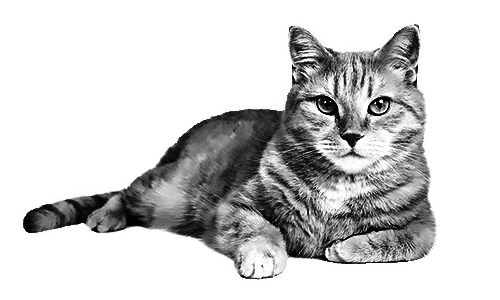
%> input picture facephase/P002/equalized/SHINEd_a11.tif, 500 x 300 px; its folder holds only this picture in this run
$ octave add_pink_noise.m   (GNU Octave 9; MATLAB toolbox functions it lacks are replaced by stand-ins)
%> lines starting %> are read from the running program, lines starting %| are printed output that depends on the picture
### facephase/P002/spatialPattern.m
function x = spatialPattern(DIM,BETA),
% function x = spatialPattern(DIM, BETA),
%
% This function generates 1/f spatial noise, with a normal error
% distribution (the grid must be at least 10x10 for the errors to be normal).
% 1/f noise is scale invariant, there is no spatial scale for which the
% variance plateaus out, so the process is non-stationary.
%
%     DIM is a two component vector that sets the size of the spatial pattern
%           (DIM=[10,5] is a 10x5 spatial grid)
%     BETA defines the spectral distribution.
%          Spectral density S(f) = N f^BETA
%          (f is the frequency, N is normalisation coeff).
%               BETA = 0 is random white noise.
%               BETA  -1 is pink noise
%               BETA = -2 is Brownian noise
%          The fractal dimension is related to BETA by, D = (6+BETA)/2
%
% Note that the spatial pattern is periodic.  If this is not wanted the
% grid size should be doubled and only the first quadrant used.
%
% Time series can be generated by setting one component of DIM to 1

% The method is briefly descirbed in Lennon, J.L. "Red-shifts and red
% herrings in geographical ecology", Ecography, Vol. 23, p101-113 (2000)
%
% Many natural systems look very similar to 1/f processes, so generating
% 1/f noise is a useful null model for natural systems.
%
% The errors are normally distributed because of the central
% limit theorem.  The phases of each frequency component are randomly
% assigned with a uniform distribution from 0 to 2*pi. By summing up the
% frequency components the error distribution approaches a normal
% distribution.

% Written by Jon Yearsley  1 May 2004
%     j.yearsley@macaulay.ac.uk
%
% S_f corrected to be S_f = (u.^2 + v.^2).^(BETA/2);  2/10/05


% Generate the grid of frequencies. u is the set of frequencies along the
% first dimension
% First quadrant are positive frequencies.  Zero frequency is at u(1,1).
u = [(0:floor(DIM(1)/2)) -(ceil(DIM(1)/2)-1:-1:1)]'/DIM(1);
% Reproduce these frequencies along ever row
u = repmat(u,1,DIM(2));

% v is the set of frequencies along the second dimension.  For a square
% region it will be the transpose of u
v = [(0:floor(DIM(2)/2)) -(ceil(DIM(2)/2)-1:-1:1)]/DIM(2);
% Reproduce these frequencies along ever column
v = repmat(v,DIM(1),1);

% Generate the power spectrum
S_f = (u.^2 + v.^2).^(BETA/2);

% Set any infinities to zero
S_f(S_f==inf) = 0;
% Generate a grid of random phase shifts
phi = rand(DIM);

% Inverse Fourier transform to obtain the the spatial pattern
x = ifft2(S_f.^0.5 .* (cos(2*pi*phi)+i*sin(2*pi*phi)));

% Pick just the real component
x = real(x);

### facephase/P002/add_pink_noise.m
images = dir('equalized\*.tif');
N = length(images);

beta = -2;

for i = 1 : N
    filename = images(i).name;
    img = imread(['equalized\' filename]);
%> img is the input picture: size 300x500 uint8; min 0, max 255, mean 207.4

    [row, col] = size(img);
%> row = 300; col = 500
    noise = spatialPattern([row col], beta);
    %histogram(noise(:), 'normalization', 'probability');
    bg = uint8((noise - min(noise(:))) / (max(noise(:)) - min(noise(:))) * 255);
    bg(img~=255) = img(img~=255);
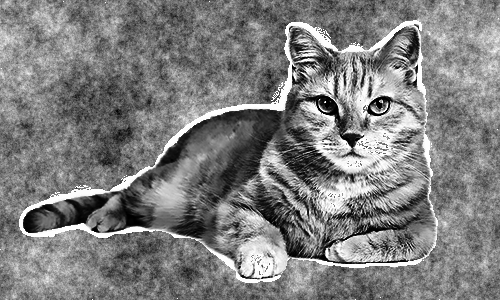
%> bg: size 300x500 uint8; min 0, max 255, mean 126.5

    noise = spatialPattern([1440 2560], beta);
    big_bg = uint8((noise - min(noise(:))) / (max(noise(:)) - min(noise(:))) * 255);

    for r = 1 : row
        for c = 1 : col
            if img(r, c) ~= 255
                big_bg(540 + r, 980 + c) = img(r, c);
            end
        end
    end
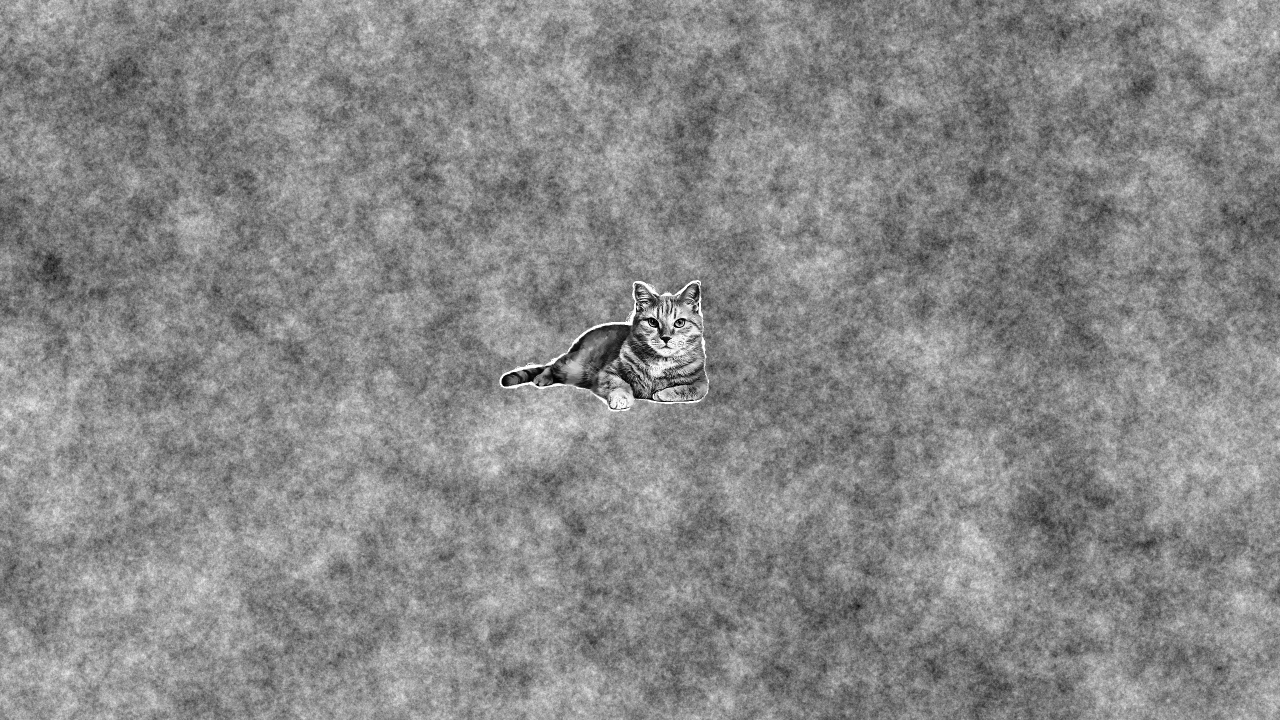
%> big_bg: size 1440x2560 uint8 (shown at 1/2 size); min 0, max 255, mean 135.9

    imwrite(bg, ['pink' num2str(-beta) '\' filename]);
    imwrite(big_bg, ['pink' num2str(-beta) '_fullscreen\' filename]);
end

$ run again, on facephase/P002/equalized/SHINEd_u4.tif
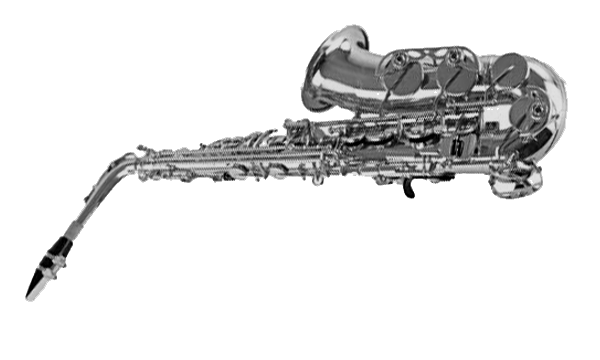
%> input picture facephase/P002/equalized/SHINEd_u4.tif, 600 x 360 px
%> img is the input picture: size 360x600 uint8; min 0, max 255, mean 227.7
%> `bg(img~=255) = img(img~=255);`:
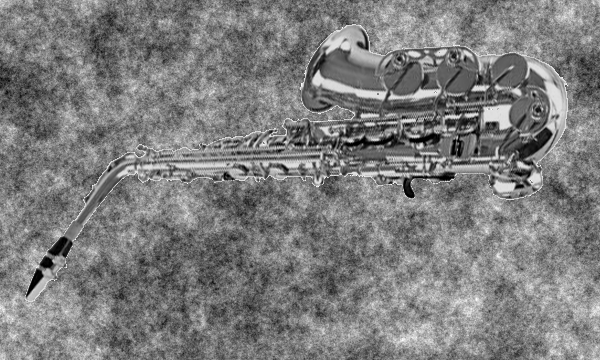
%> bg: size 360x600 uint8; min 0, max 255, mean 125.3
%> after the loop `for r = 1 : row`:
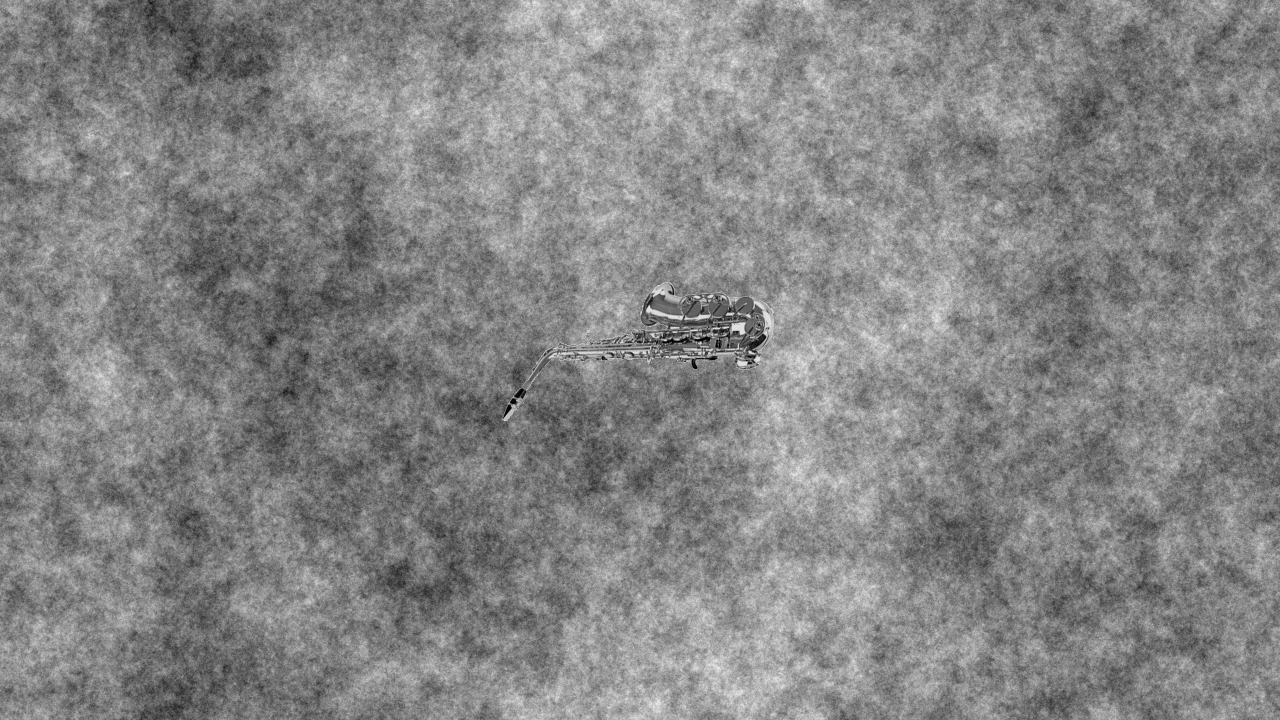
%> big_bg: size 1440x2560 uint8 (shown at 1/2 size); min 0, max 255, mean 132.3

$ run again, on facephase/P002/equalized/SHINEd_m7.tif
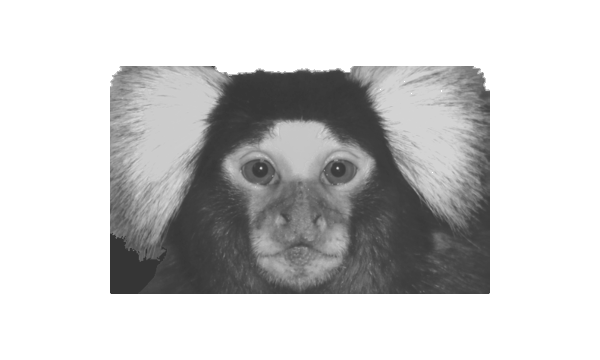
%> input picture facephase/P002/equalized/SHINEd_m7.tif, 600 x 360 px
%> img is the input picture: size 360x600 uint8; min 53, max 255, mean 201.4
%> `bg(img~=255) = img(img~=255);`:
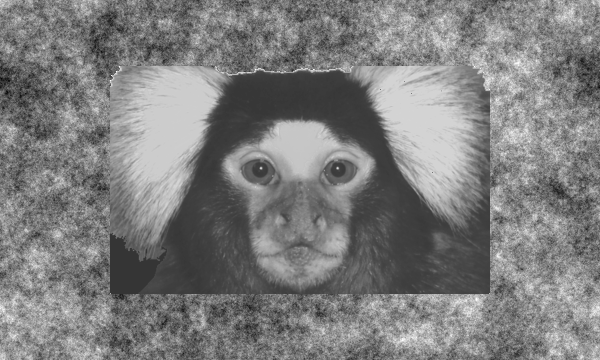
%> bg: size 360x600 uint8; min 6, max 255, mean 126
%> after the loop `for r = 1 : row`:
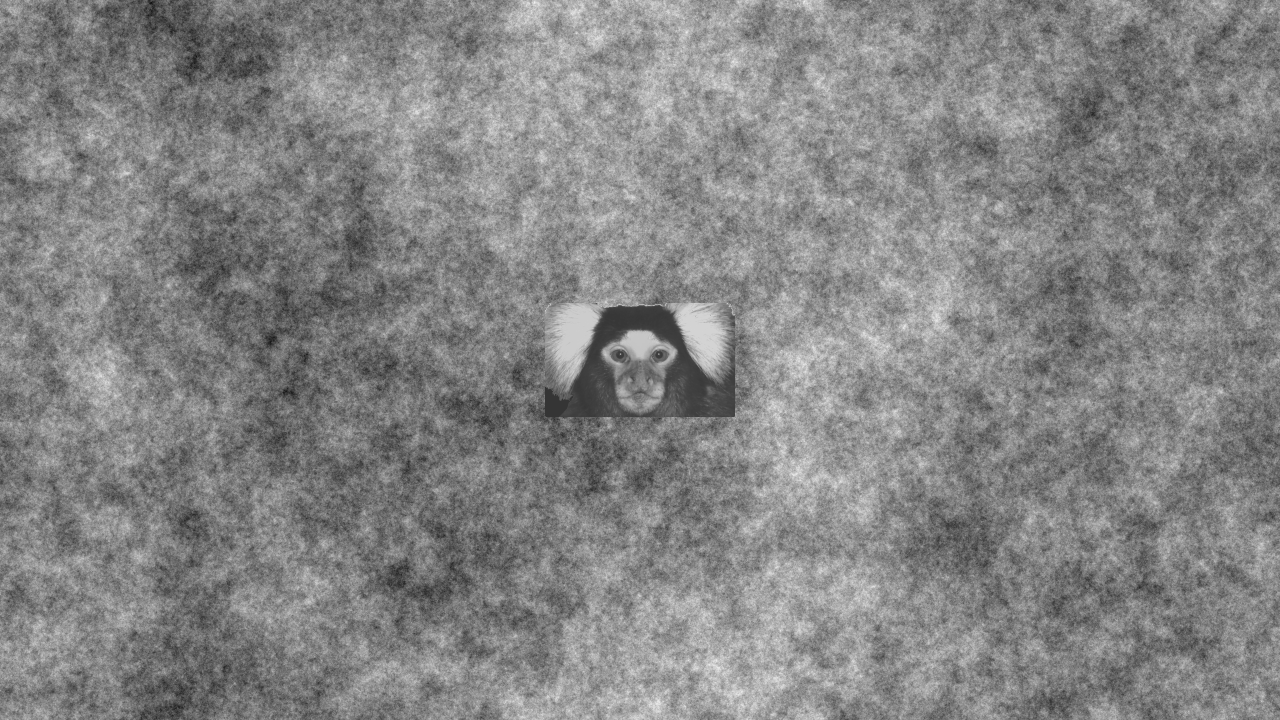
%> big_bg: size 1440x2560 uint8 (shown at 1/2 size); min 0, max 255, mean 132.3

$ run again, on facephase/P002/equalized/SHINEd_o13.tif
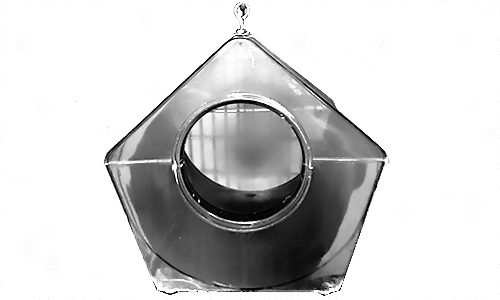
%> input picture facephase/P002/equalized/SHINEd_o13.tif, 500 x 300 px
%> img is the input picture: size 300x500 uint8; min 0, max 255, mean 208.7
%> `bg(img~=255) = img(img~=255);`:
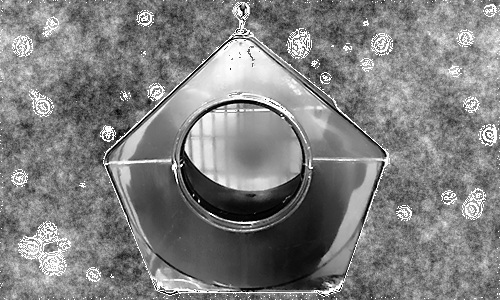
%> bg: size 300x500 uint8; min 0, max 255, mean 127.6
%> after the loop `for r = 1 : row`:
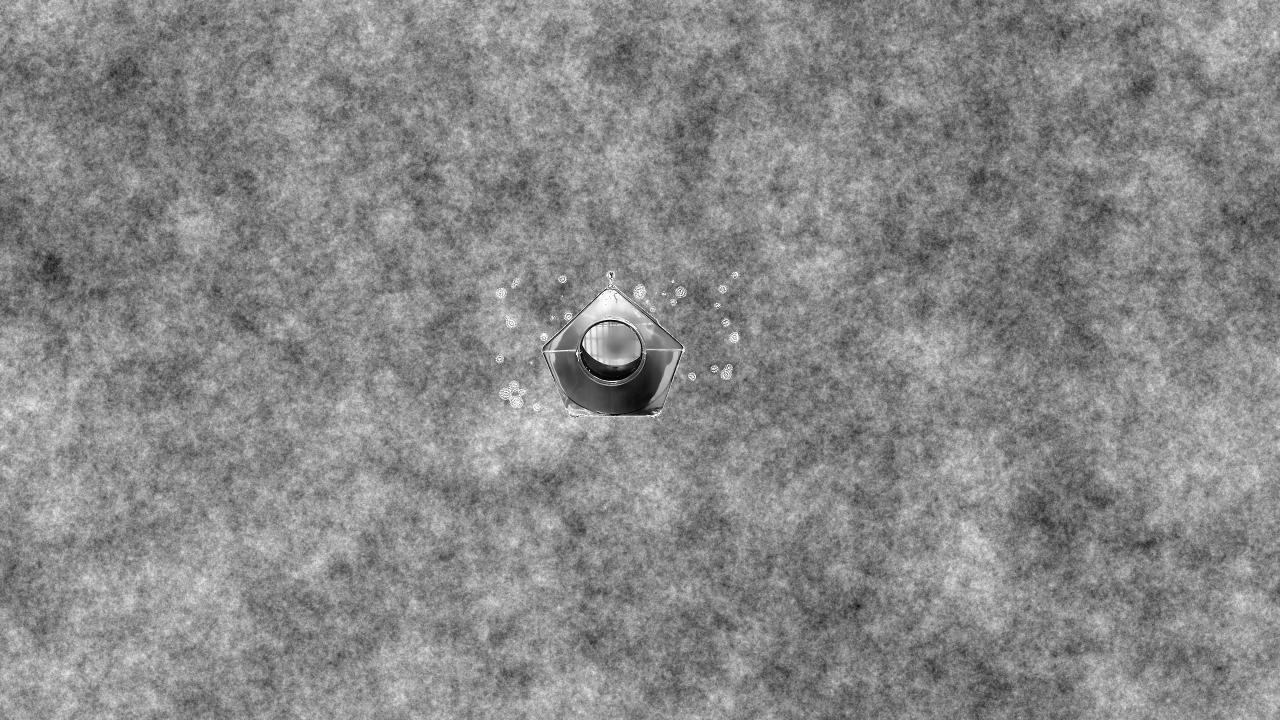
%> big_bg: size 1440x2560 uint8 (shown at 1/2 size); min 0, max 255, mean 135.9

$ run again, on facephase/P002/equalized/SHINEd_u3.tif
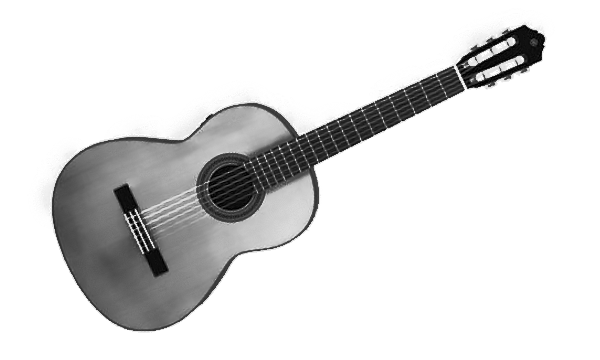
%> input picture facephase/P002/equalized/SHINEd_u3.tif, 600 x 360 px
%> img is the input picture: size 360x600 uint8; min 0, max 255, mean 221.8
%> `bg(img~=255) = img(img~=255);`:
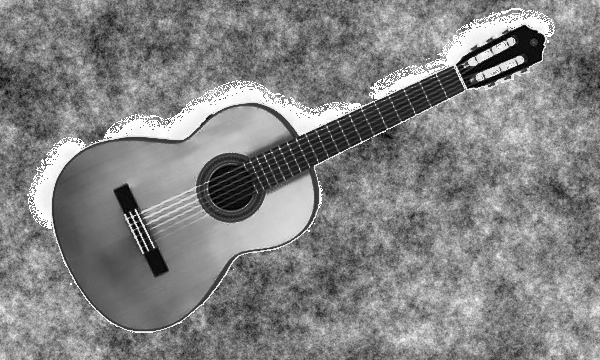
%> bg: size 360x600 uint8; min 0, max 255, mean 130.5
%> after the loop `for r = 1 : row`:
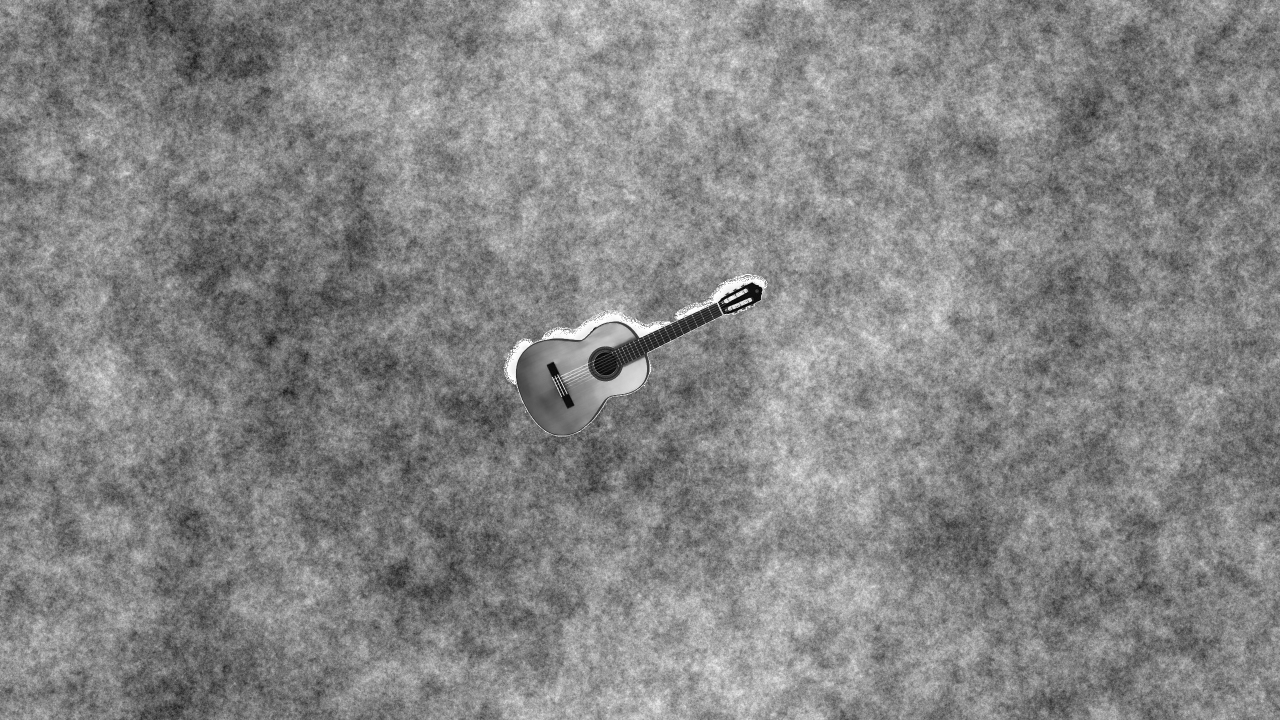
%> big_bg: size 1440x2560 uint8 (shown at 1/2 size); min 0, max 255, mean 132.6
